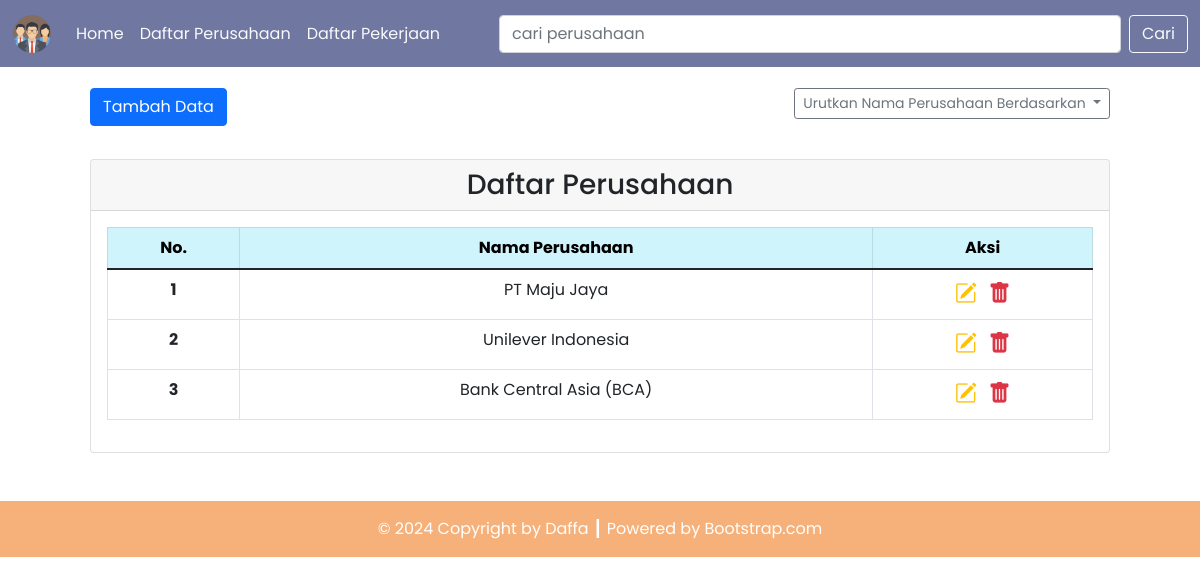
Screenshot of /Program/dpbo_tp8/perusahaan.php with the database file from the repository.
### tables this page shows
CREATE TABLE `perusahaan` (
  `id_perusahaan` int(20) NOT NULL,
  `nama_perusahaan` varchar(100) NOT NULL
);

### Program/dpbo_tp8/config/db.php (called while the page is built)
<?php
$DB_HOST = "localhost";
$DB_USERNAME = "root";
$DB_PASSWORD = "";
$DB_NAME = "db_karyawan";

### Program/dpbo_tp8/classes/DB.php (called while the page is built, shortened)
<?php
class DB
{
    private $hostname;
    private $username;
    private $password;
    private $dbname;
    private $conn;
    private $result;
    function __construct($hostname, $username, $password, $dbname)
    {
        $this->hostname = $hostname;
        $this->username = $username;
        $this->password = $password;
        $this->dbname = $dbname;
    }
    function open()
    {
        $this->conn = mysqli_connect($this->hostname, $this->username, $this->password, $this->dbname);
    }
    function execute($query)
    {
        $this->result = mysqli_query($this->conn, $query);
    }
    function getResult()
    {
        return mysqli_fetch_array($this->result);
    }
}

### Program/dpbo_tp8/classes/Perusahaan.php (called while the page is built, shortened)
<?php
class Perusahaan extends DB
{
    function getPerusahaan()
    {
        $query = "SELECT * FROM perusahaan";
        return $this->execute($query);
    }
}

### Program/dpbo_tp8/perusahaan.php (the view, shortened to what this page needs)
<?php
include('config/db.php');
include('classes/DB.php');
include('classes/Perusahaan.php');
$perusahaan = new Perusahaan($DB_HOST, $DB_USERNAME, $DB_PASSWORD, $DB_NAME);
$perusahaan->open();
$perusahaan->getPerusahaan();
if (isset($_POST['btn-cari'])) {
    $perusahaan->searchPerusahaan($_POST['cari']);
} else if (isset($_GET['sort'])) {
    $sort = $_GET['sort'];
    $perusahaan->filterPerusahaan($sort);
} else {
    $perusahaan->getPerusahaan();
}
$header = '<tr>
<th scope="row">No.</th>
<th scope="row">Nama Perusahaan</th>
<th scope="row">Aksi</th>
</tr>';
$data = null;
$no = 1;
while ($row = $perusahaan->getResult()) {
    $data .= '<tr>
    <th scope="row">' . $no . '</th>
    <td>' . $row['nama_perusahaan'] . '</td>
    <td style="font-size: 22px;">
        <a href="ubah_perusahaan.php?id=' . $row['id_perusahaan'] . '" title="Edit Data"><i class="bi bi-pencil-square text-warning"></i></a>&nbsp;
        <a href="perusahaan.php?hapus=' . $row['id_perusahaan'] . '" onclick="return confirm(\'Apakah anda yakin ingin menghapus data ini?\')" title="Delete Data"><i class="bi bi-trash-fill text-danger"></i></a>
        </td>
    </tr>';
    $no++;
}

### rows the page displays
perusahaan: nama_perusahaan "PT Maju Jaya"
perusahaan: nama_perusahaan "Unilever Indonesia"
perusahaan: nama_perusahaan "Bank Central Asia (BCA)"
